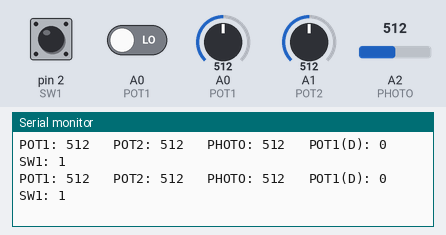
Bench run of a sketch on a simulated Arduino Uno, built with avr-gcc and run on an emulated ATmega328P. Shown: the last lines printed to the serial monitor. The test bench sets the inputs (shaded band); at power-on: A0 (POT1) = 512, A1 (POT2) = 512, A2 (PHOTO) = 512, pin 2 (SW1) HIGH, A0 (POT1) LOW.

Above: at 1.2 s.
1.3 s: A0 (POT1) set to 987
At 1.36 s:
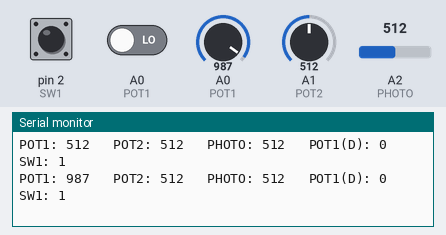
4.3 s: A0 (POT1) set to 1009
At 4.3 s:
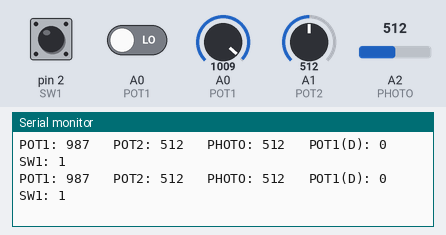
5.8 s: A1 (POT2) set to 105
At 5.82 s:
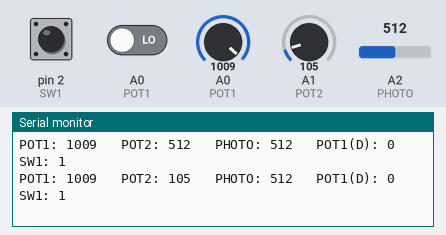
8.8 s: A1 (POT2) set to 89
At 8.86 s:
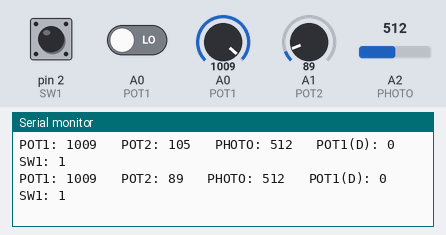
13.3 s: A2 (PHOTO) set to 8
At 13.32 s:
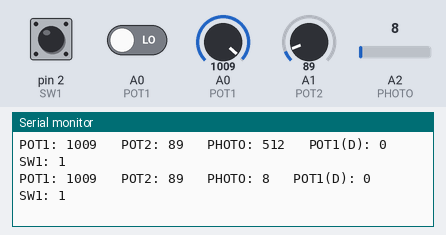
16.3 s: A2 (PHOTO) set to 11
At 16.36 s:
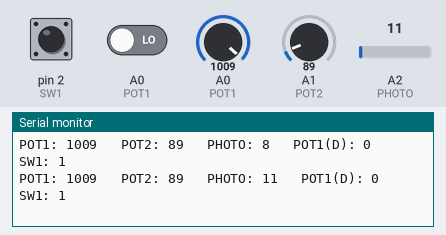
Timing chart, 0 to 19.3 s (numbered marks = the images above; inputs shaded):
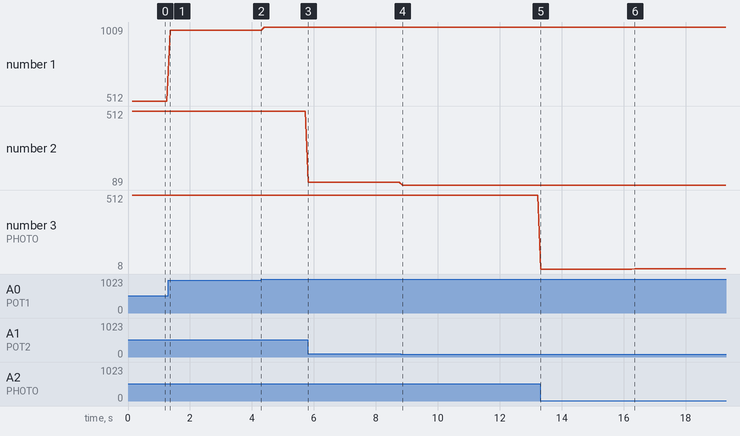

Measured:
- after the input at 1.3 s, the serial monitor: prints a new line after 0.06 s (image 1)
- after the input at 5.8 s, the serial monitor: prints a new line at once (image 3)
- after the input at 8.8 s, the serial monitor: prints a new line after 0.06 s (image 4)
- after the input at 13.3 s, the serial monitor: prints a new line at once (image 5)
- after the input at 16.3 s, the serial monitor: prints a new line after 0.06 s (image 6)
- plotted number 1: 512 → 987 after the input at 1.3 s, 987 → 1009 after the input at 4.3 s
- plotted number 2: 512 → 105 after the input at 5.8 s, 105 → 89 after the input at 8.8 s
- plotted number 3: 512 → 8 after the input at 13.3 s, 8 → 11 after the input at 16.3 s

The sketch:

serial03.ino
```cpp
#include <Arduino.h>

#define L_RGB_R 5
#define L_RGB_G 11
#define L_RGB_B 6

#define L_R 12
#define L_Y 13
#define L_G 7
#define L_B 8

#define SW1 2
#define SW2 3
#define SW3 4

#define PIEZO_A 9
#define PIEZO_B 10

#define POT1 A0
#define POT2 A1

#define PHOTO A2

#define DHTPIN A3
#define DHTTYPE DHT11

#define S1 5
#define S2 6
#define S3 9
#define S4 10
#define S5 11

void setup() {
  pinMode(SW1, INPUT_PULLUP);
  Serial.begin(9600); // 9600 = komunikační rychlost bit/s
  Serial.println("Ahoj, jak vas bavi workshop?");
  Serial.print("Hodne ");
  Serial.print("Ahoj svete");
}

void loop() {
  Serial.print("POT1: ");
  Serial.print(analogRead(POT1));
  Serial.print("   POT2: ");
  Serial.print(analogRead(POT2));
  Serial.print("   PHOTO: ");
  Serial.print(analogRead(PHOTO));
  Serial.print("   POT1(D): ");
  Serial.print(digitalRead(POT1));
  Serial.print("   SW1: ");
  Serial.print(digitalRead(SW1));
  Serial.println("   ");
  delay(100);
}
```
